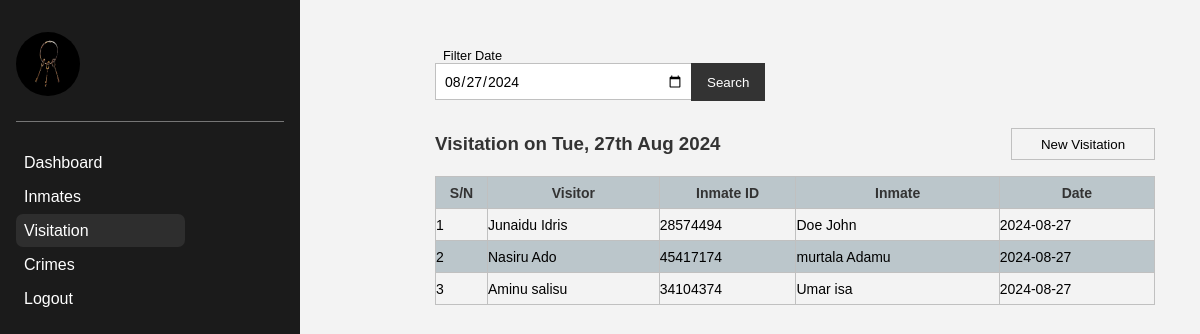
/visitation.php?date=2024-08-27, run on the app's committed database.
### tables this page shows
CREATE TABLE `visitor` (
  `id` int(11) NOT NULL,
  `firstName` varchar(250) NOT NULL,
  `lastName` varchar(250) NOT NULL,
  `inmate` int(11) NOT NULL,
  `date` varchar(250) NOT NULL,
  `phone` varchar(250) NOT NULL
);

CREATE TABLE `inmate` (
  `id` int(11) NOT NULL,
  `firstName` varchar(250) NOT NULL,
  `lastName` varchar(250) NOT NULL,
  `crime` int(11) NOT NULL,
  `sentence` varchar(250) NOT NULL,
  `idNumber` varchar(250) NOT NULL,
  `maritalStatus` varchar(250) NOT NULL,
  `timeServeStart` varchar(250) NOT NULL,
  `dob` varchar(250) NOT NULL,
  `image` varchar(250) NOT NULL
);

### Classes/Admin.php (called while the page is built, shortened)
<?php
class Admin{
    private $conn;
    public function __construct($db){
        $this->conn = $db;
    }
    public function getVisitorsByDate($date = null) {
        $date = $date ? $date : date('d/m/Y');
        $sql = "SELECT
                    visitor.date,
                    visitor.firstName as visitorFirstName,
                    visitor.lastName as visitorLastName,
                    inmate.idNumber as inmateIdNumber,
                    inmate.lastName as inmateFirstName,
                    inmate.firstName as inmateLastName
                FROM
                    `visitor`
                JOIN
                    `inmate` ON visitor.inmate = inmate.id
                WHERE DATE(visitor.date) = ?";
        $stmt = $this->conn->prepare($sql);
        $stmt->bind_param('s', $date);
        $stmt->execute();
        $result = $stmt->get_result();
        return $result;
    }
}

### visitation.php (the view, shortened to what this page needs)
<?php
include 'Classes/Admin.php';
$db_conn = new Database();
$db = $db_conn->connect();
$admin = new Admin($db);
$selectedDate = isset($_GET['date']) ? $_GET['date'] : date('Y-m-d');
$result = $admin->getVisitorsByDate($selectedDate);
if ($result->num_rows > 0) {
    $index = 1;
    $visitor = "";
    while ($row = $result->fetch_assoc()) {
        $visitor .= '<tr>
                        <td>' . $index . '</td>
                        <td>' . htmlspecialchars($row['visitorFirstName']) . ' ' . htmlspecialchars($row['visitorLastName']) . '</td>
                        <td>' . htmlspecialchars($row['inmateIdNumber']) . '</td>
                        <td>' . htmlspecialchars($row['inmateFirstName']) . ' ' . htmlspecialchars($row['inmateLastName']) . '</td>
                        <td>' . htmlspecialchars($row['date']) . '</td>
                    </tr>';
        $index++;
    }
} else {
    $visitor = '<tr>
                    <td colspan="5">No visitors found on the selected date</td>
                </tr>';
}
function formatDate($date) {
    try {
        $dateObj = new DateTime($date);
        return $dateObj->format('D, jS M Y');
    } catch (Exception $e) {
        return 'Invalid date';
    }
}
$formattedDate = formatDate($selectedDate);
?>
<?php include 'includes/header.php'; ?>
<div class="visitation">
    <?php include 'includes/side-nav.php'; ?>
    <div class="visitation-contents">
        <div class="search-visitation">
            <form method="GET" action="">
                <label for="search-input">Filter Date</label>
                <input type="date" id="search-input" name="date" value="<?php echo htmlspecialchars($selectedDate); ?>">
                <button type="submit">Search</button>
            </form>
        </div>
        <div class="visitation-list">
            <?php $text = ($selectedDate == date("Y-m-d")) ? "Visitation for Today" : "Visitation on " . htmlspecialchars($formattedDate); ?>
            <div class="title">
                <div class="new-visitation">
                    <h3><?php echo $text; ?></h3>
                    <button onclick="displayVisitorForm()">New Visitation</button>
                </div>
            </div>
            <table>
                <thead>
                    <tr>
                        <th>S/N</th>
                        <th>Visitor</th>
                        <th>Inmate ID</th>
                        <th>Inmate</th>
                        <th>Date</th>
                    </tr>
                </thead>
                <tbody>
                    <?php echo $visitor; ?>
                </tbody>
            </table>
        </div>
    </div>
</div>

### includes/header.php (shortened to what this page needs)
<!DOCTYPE html>
<html lang="en">
<head>
    <link rel="stylesheet" href="styles/styles.css">
</head>
<body>

### includes/side-nav.php (shortened to what this page needs)
<div class="side-nav">
    <div class="logo">
        <img src="images/keys.png" alt="profile picture">
    </div>
    <ul>
        <li><a href="dashboard.php">Dashboard</a></li>
        <li><a href="inmate.php">Inmates</a></li>
        <li><a href="visitation.php">Visitation</a></li>
        <li><a href="crime.php">Crimes</a></li>
        <li><a href="logout.php">Logout</a></li>
    </ul>
</div>

### styles/styles.css (style rules this page uses)
* { margin: 0; padding: 0; list-style: none; text-decoration: none; font-family: Arial, Helvetica, sans-serif; }
.side-nav { display: flex; flex-direction: column; width: 25%; min-height: 100vh; height: auto; background-color: #1b1b1b; }
.side-nav .logo { margin-left: 1rem; margin-right: 1rem; margin-top: 2rem; margin-bottom: 1rem; padding-bottom: 1rem; border-bottom: 1px solid rgba(255, 255, 255, 0.4); }
.side-nav .logo img { border-radius: 4rem; width: 4rem; height: 4rem; }
.side-nav ul .active { padding-right: 6rem; padding-top: .5rem; padding-bottom: .5rem; border-radius: 7px; color: #FFFFFF; background-color: #2e2e2e; }
.side-nav ul li { margin: 1rem; color: #fff; }
.side-nav ul li a { color: #fff; padding-left: .5rem; }
.inmate, .visitation, .crime { display: flex; flex-direction: row; }
.inmate .inmate-contents, .visitation .visitation-contents, .crime .crime-contents { display: flex; flex-direction: column; align-items: center; width: 75%; background-color: #f3f3f3; }
.inmate .inmate-contents .search-inmate, .visitation .visitation-contents .search-visitation { width: 80%; margin-top: 3rem; margin-left: 10%; height: 5rem; }
.inmate .inmate-contents .search-inmate input, .visitation .visitation-contents .search-visitation input { width: 15rem; height: 2.2rem; font-size: 14px; outline: none; padding-left: .5rem; padding-right: .5rem; border: 1px solid silver; background-color: #fff; }
.visitation .visitation-contents .search-visitation label { display: block; margin-left: .5rem; font-size: .8rem; }
.visitation .visitation-contents .search-visitation button { padding: .6rem 1rem; height: 2.4rem; border: none; margin-left: -.4rem; color: #fff; background-color: #333; cursor: pointer; }
.inmate .inmate-list, .visitation .visitation-list, .crime .crime-list { width: 80%; margin-left: 10%; }
.inmate .inmate-list .title, .visitation .visitation-list .title, .crime .crime-list .title { display: flex; }
.inmate .inmate-list .title h3, .visitation .visitation-list .title h3, .crime .crime-list .title h3 { flex: 1; margin-bottom: 1rem; color: #333; }
.inmate .inmate-list .title .new-inmate, .visitation .visitation-list .title .new-visitation, .crime .crime-list .title .new-crime { flex: 1; display: flex; align-items: center; justify-content: flex-end; }
.inmate .inmate-list .title button, .visitation .visitation-list .title button, .crime .crime-list .title button { border: 1px solid silver; width: 9rem; height: 2rem; padding: .5rem; margin-bottom: 1rem; background-color: transparent; cursor: pointer; transition: .3s; }
.inmate .inmate-list table, .visitation .visitation-list table, .crime .crime-list table { width: 100%; border-collapse: collapse; border: 1px solid silver; }
.inmate .inmate-contents .inmate-list thead, .visitation .visitation-contents .visitation-list thead, .crime .crime-contents .crime-list thead { background-color: #bbc6cb; color: #333; }
.inmate .inmate-contents .inmate-list tbody tr:nth-child(even), .visitation .visitation-contents .visitation-list tbody tr:nth-child(even), .crime .crime-contents .crime-list tbody tr:nth-child(even) { background-color: #bbc6cb; }
.inmate .inmate-contents .inmate-list tr, .visitation .visitation-contents .visitation-list tr, .crime .crime-contents .crime-list tr { height: 2rem; width: 100%; border: 1px solid silver; }
.inmate .inmate-contents .inmate-list th, td, .visitation .visitation-contents .visitation-list th, td, .crime .crime-contents .crime-list th, td { border: 1px solid silver; font-size: 14px; }
.visitation .visitation-contents form input, .inmate .inmate-contents form input { width: 70%; }

### data on the page
visitor: date "Visitation on Tue, 27th Aug 2024", firstName "Aminu", lastName "salisu", inmate.idNumber "34104374", inmate.lastName "Umar", inmate.firstName "isa", date "2024-08-27"
visitor: firstName "Junaidu", lastName "Idris", inmate.idNumber "28574494", inmate.lastName "Doe", inmate.firstName "John", date "2024-08-27"
visitor: firstName "Nasiru", lastName "Ado", inmate.idNumber "45417174", inmate.lastName "murtala", inmate.firstName "Adamu", date "2024-08-27"
